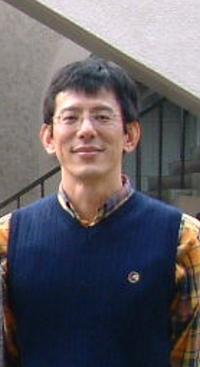
#> input picture Core/FaceRecognition/KnownFaces/張燕光/9108039.jpg, 200 x 367 px
$ python -i MotionDetector.py   (imports and definitions only)
#> lines starting #> are read from the running program, lines starting #| are printed output that depends on the picture
#> further down, picture is the input picture: shape (367, 200, 3); mean B, G, R 98.1, 92.3, 96
import cv2
import imutils
import threading
from Manager.LineAlarmManager import LineAlarmManager
from Storage.Storage import Storage # TODO: REMOVE

class MotionDetector:
    def __init__(self, headless=False, color_threshold=25, motion_threshold=10000, alarm_threshold=20, min_area=500):
        self.headless = headless
        self.color_threshold = color_threshold # 閾值 (threshold-255)
        self.motion_threshold = motion_threshold # 動作強度 (>motion_threshold) 才會被視為有動作
        self.alarm_threshold = alarm_threshold # 動作持續時間 (>alarm_threshold) 才會觸發警報
        self.min_area = min_area # 最小面積 (>min_area) 才會被視為移動物體
        self.pre_frame = None
        self.alarmCounter = 0
        self.alarmCounterForDisplay = 0
        self.alarmTriggerCounter = 0

    def detect(self, frame):
        motion_detected_flag = False
        # frame = imutils.resize(frame, width=500)
        gray = cv2.cvtColor(frame, cv2.COLOR_BGR2GRAY)
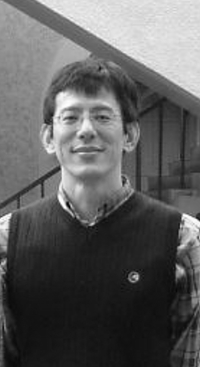
#> gray: shape (367, 200); min 7, max 254, mean 94.1
        gray = cv2.GaussianBlur(gray, (21, 21), 0)
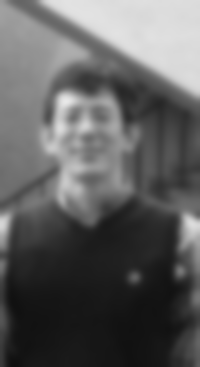
#> gray: shape (367, 200); min 14, max 232, mean 94

        # 初始化前一幀 (才能比較)
        if self.pre_frame is None:
            self.pre_frame = gray
            return False, frame, None

        # 偵測
        delta_frame = cv2.absdiff(self.pre_frame, gray)
        thresh = cv2.threshold(delta_frame, self.color_threshold, 255, cv2.THRESH_BINARY)[1]
        thresh = cv2.dilate(thresh, None, iterations=2) # 擴大白色區域、讓物體輪廓更明顯、填補小洞
        self.pre_frame = gray

        # 動作的強度
        if thresh.sum() > self.motion_threshold:
            self.alarmCounter += 1
        else:
            if self.alarmCounter > 0:
                self.alarmCounter -= 1

        # 動作的持續時間
        self.alarmCounterForDisplay = self.alarmCounter
        if self.alarmCounter > self.alarm_threshold:
            motion_detected_flag = True
            self.alarmCounter = 0
            threading.Thread(target=LineAlarmManager.triggerAlarm, args=(frame.copy(), "Motion Detector : 有動靜!!!", self.alarmTriggerCounter)).start()
            self.alarmTriggerCounter += 1


        return motion_detected_flag, frame, thresh

    def draw(self, frame, thresh):
        cv2.putText(frame, f"Threshold: {thresh.sum()}", (10, 20), cv2.FONT_HERSHEY_SIMPLEX, 0.6, (0, 0, 255), 2)
        cv2.putText(frame, f"Counter: {self.alarmCounterForDisplay}", (10, 40), cv2.FONT_HERSHEY_SIMPLEX, 0.6, (0, 0, 255), 2)

        contours, _ = cv2.findContours(thresh, cv2.RETR_EXTERNAL, cv2.CHAIN_APPROX_SIMPLE)
        for contour in contours:
            if cv2.contourArea(contour) < self.min_area:
                continue

            # draw bounding box
            (x, y, w, h) = cv2.boundingRect(contour)
            cv2.rectangle(frame, (x, y), (x + w, y + h), (0, 255, 0), 2)

    def start(self, frame):
        motion_detected, frame, thresh = self.detect(frame)
        self.draw(frame, thresh)

        if not self.headless:
            cv2.imshow("Motion Detection Threshold", thresh)
            cv2.imshow("Motion Detection", frame)

        return motion_detected, frame, thresh

>>> import cv2
>>> picture = cv2.imread('../FaceRecognition/KnownFaces/張燕光/9108039.jpg')
>>> result = MotionDetector().detect(picture)

$ run again, on Core/FaceRecognition/KnownFaces/張燕光/_V1_.jpg
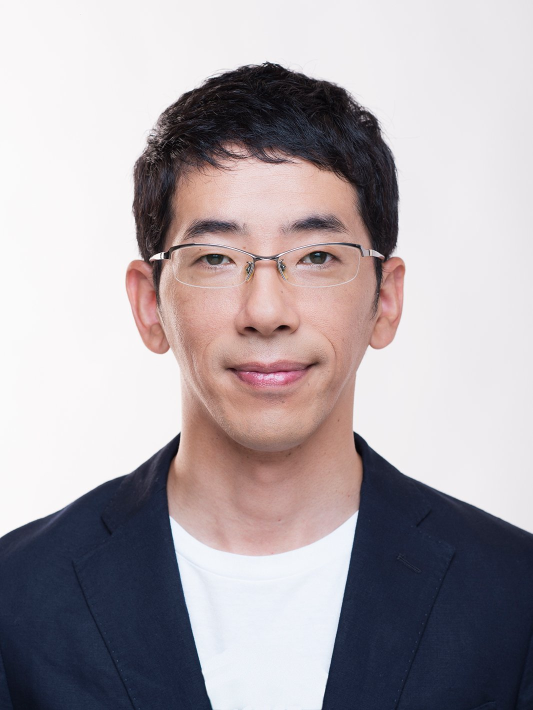
#> input picture Core/FaceRecognition/KnownFaces/張燕光/_V1_.jpg, 1065 x 1420 px (shown at 1/2 size)
#> picture is the input picture: shape (1420, 1065, 3); mean B, G, R 169.4, 164.8, 172.4
#> in detect, `gray = cv2.cvtColor(frame, cv2.COLOR_BGR2GRAY)`:
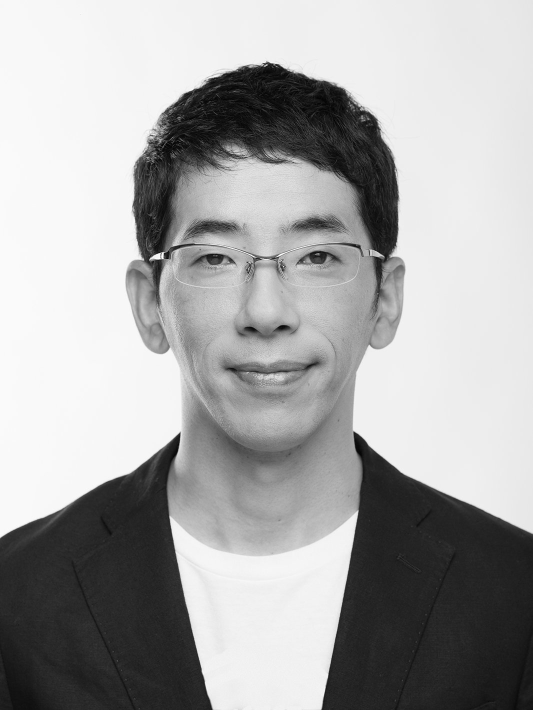
#> gray: shape (1420, 1065) (shown at 1/2 size); min 0, max 255, mean 167.7
